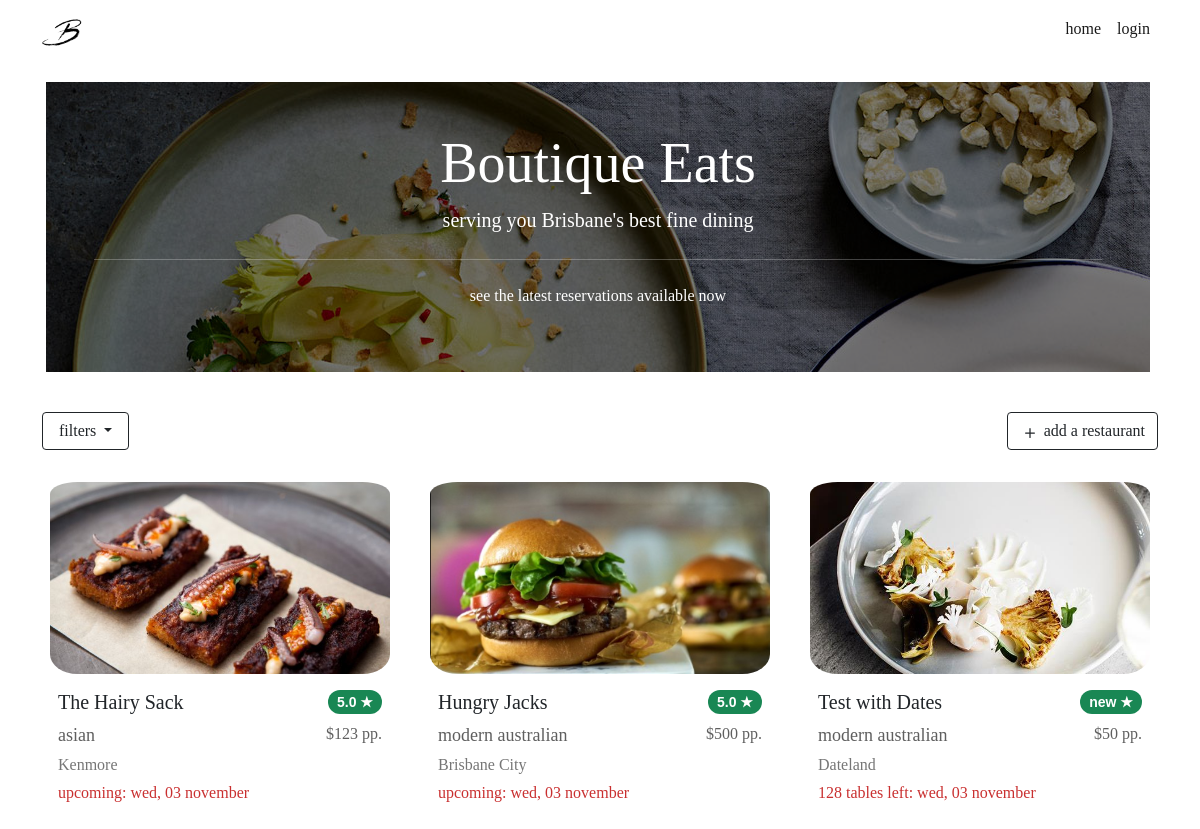
The page / on the database its author committed.
### website/models.py (models this page shows, shortened)
class Restaurant(db.Model):
    __tablename__ = 'restaurants'
    __table_args__ = {'extend_existing': True}
    restaurant_id = db.Column(db.Integer, primary_key=True)
    name = db.Column(db.String(100), nullable=False)
    street = db.Column(db.String(150), nullable=False)
    suburb = db.Column(db.String(50), nullable=False)
    max_reservations = db.Column(db.Integer)
    caption = db.Column(db.String(200), nullable=False)
    description = db.Column(db.String(400), nullable=False)
    price = db.Column(db.Integer)
    cuisine_type = db.Column(db.String(30), nullable=False)
    num_courses = db.Column(db.Integer, nullable=False)
    website = db.Column(db.String(400))
    image = db.Column(db.String(400), nullable=False)
    comments = db.relationship('Comment', backref='restaurant')
    statuses = db.relationship('RestaurantStatus', backref='restaurant')
    opening_hours = db.relationship('RestaurantOpeningHours', backref='restaurant')
    reservations = db.relationship('Reservation', backref='restaurant')
    user_id = db.Column(db.Integer, db.ForeignKey('users.id'))

class RestaurantStatus(db.Model):
    __tablename__ = 'restaurantstatuses'
    __table_args__ = {'extend_existing': True}
    restaurant_status_id = db.Column(db.Integer, primary_key=True)
    status = db.Column(db.String(100), nullable=False)
    at_time = db.Column(db.DateTime, default=datetime.now())
    restaurant_id = db.Column(db.Integer, db.ForeignKey('restaurants.restaurant_id'))

### website/views.py (the view)
@bp.route('/')
def index():
    filtered_form = FilterRestaurantsForm()
    restaurants = Restaurant.query.all()
    booking_space = []
    is_open_today = []
    for restaurant in restaurants:
        set_todays_status(restaurant)
        booking_space.append(restaurant_space(restaurant, date.today()))
        is_open_today.append(check_open_today(restaurant, date.today()))
    return render_template("index.html", restaurants=restaurants, filter_form = filtered_form, booking_space = booking_space, today=date.today(), is_open_today = is_open_today)

### website/views.py (called while the page is built)
def restaurant_space(restaurant, space_on_date):
    current_booking_quantity = 0
    for reservation in restaurant.reservations:
        if (reservation.reservation_time.date() == space_on_date):
            current_booking_quantity += reservation.quantity
    return restaurant.max_reservations - current_booking_quantity

def set_todays_status(restaurant):
    if restaurant.statuses[-1].status != "inactive":
        if restaurant.statuses[-1].at_time.date() != date.today():
            restaurant_status = RestaurantStatus(status="upcoming",
                                            restaurant=restaurant)
            db.session.add(restaurant_status)
            db.session.commit()

def check_open_today(restaurant, time_to_check):
    for day_tuple in restaurant.opening_hours:
        if (day_tuple.day_of_the_week.lower() == time_to_check.strftime("%A").lower()):
            return True
    return False

### website/templates/index.html (shortened to what this page needs)
{% extends 'base.html' %}
{% block content %}
<div class="container">
    <div class="row me-4 mt-auto">
        <div class="p-5 rounded-lg m-3"
            style="color: #ffffff; background: linear-gradient( rgba(0, 0, 0, 0.5), rgba(0, 0, 0, 0.5) ), url('../static/image/banner_many.jpg');">
            <h1 class="display-4 text-center">Boutique Eats</h1>
            <p class="lead text-center">serving you Brisbane's best fine dining</p>
            <hr class="my-4">
            <p class="text-center">see the latest reservations available now</p>
        </div>
    </div>
</div>
<div class="container">
    <div class="row mt-4 mb-2">
        <div class="col-6">
            <button class="btn btn-outline-dark dropdown-toggle px-3" type="button" data-bs-toggle="collapse"
                data-bs-target="#filterMenu" aria-expanded="false" aria-controls="filterMenu">
                filters
            </button>
        </div>
        <div class="col-6">
            <a class="btn btn-outline-dark float-end" href="{{url_for('main.createrestaurant')}}" role="button">
                <svg xmlns="http://www.w3.org/2000/svg" width="20" height="20" fill="currentColor" class="bi bi-plus"
                    viewBox="0 0 16 16">
                    <path
                        d="M8 4a.5.5 0 0 1 .5.5v3h3a.5.5 0 0 1 0 1h-3v3a.5.5 0 0 1-1 0v-3h-3a.5.5 0 0 1 0-1h3v-3A.5.5 0 0 1 8 4z" />
                </svg>
                add a restaurant
            </a>
        </div>
    </div>
</div>
<div class="container">
    <div class="row mt-3 mt-lg-4 mt-sm-4">
        {% for restaurant in restaurants %}
        <div class="col-lg-4 col-md-12 pb-5 pb-lg-2 pb-md-5 pb-sm-4">
            <div class="card">
                <img src="{{ restaurant.image }}" class="card-img-top px-2 pt-2" alt="{{ restaurant.name }}">
                <div class="card-body">
                    <div class="row">
                        <div class="col-6 col-lg-8 col-md-6">
                            <div class="card-title">
                                <h5>{{ restaurant.name }} </h5>
                            </div>
                        </div>
                        <div class="col-6 col-lg-4 col-md-6">
                            {% set average = [] %}
                            <span class="badge rounded-pill bg-success float-end">
                                {% if average|count > 0 %}
                                {{ average | sum / average | count}}
                                {% else %}
                                new
                                {% endif %}
                                &#9733;</span>
                        </div>
                    </div>
                    <div class="row">
                        <div class="col-8 col-lg-6">
                            <p class="card-text card-cuisine">
                                {{ restaurant.cuisine_type }}
                            </p>
                        </div>
                        <div class="col-4 col-lg-6 card-price">
                            ${{ restaurant.price }} pp.
                        </div>
                    </div>
                    <div class="row mt-1">
                        <div class="card-text card-location">
                            {{ restaurant.suburb }}
                        </div>
                    </div>
                    <div class="row mt-1">
                        <div class="card-text card-seats">
                            {% if restaurant.statuses[-1].status == "upcoming" %}
                            {% if is_open_today[loop.index - 1] %}
                            {{ booking_space[loop.index - 1] }} tables left:
                            {% else %}
                            {{ restaurant.statuses[-1].status }}:
                            {% endif %}
                            {% else %}
                            {{ restaurant.statuses[-1].status }}:
                            {% endif %}
                            {{restaurant.statuses[-1].at_time.strftime("%a, %d %B").lower() }}
                        </div>
                    </div>
                </div>
            </div>
        </div>
        {% endfor %}
    </div>
</div>
{% endblock %}

### website/templates/base.html (shortened to what this page needs)
<!DOCTYPE html>
<html lang="en">
<head>
    <link href="https://cdn.jsdelivr.net/npm/bootstrap@5.0.0-beta3/dist/css/bootstrap.min.css" rel="stylesheet"
>
    <link rel="stylesheet" href="../static/css/stylesheet.css">
</head>
<main>
    <body>
        <header>
            <nav class="navbar navbar-expand-sm navbar-light">
                <div class="container">
                    <a class="navbar-brand" href="{{url_for('main.index')}}">
                        <img src=" ../static/image/logo.png" width="40" height="40">
                    </a>
                    <div class="collapse navbar-collapse" id="navbarNavDropdown">
                        <div class="navbar-nav ms-auto mb-2">
                            <a class="nav-link active" href="{{url_for('main.index')}}">home</a>
                            {% if current_user.is_authenticated %}
                            <a class="nav-link disabled" tabindex="-1">welcome {{current_user.name}}</a>
                            <a class="nav-link active" href="{{url_for('main.bookings')}}">view booking history</a>
                            <a class="nav-item nav-link" href="{{ url_for('auth.logout') }}">log out</a>
                            {% else %}
                            <a class="nav-link active" href="{{url_for('auth.login')}}">login</a>
                            {% endif %}
                        </div>
                    </div>
                </div>
            </nav>
        </header>
        {% import "bootstrap/wtf.html" as wtf %}
        {% block content %}
        {% endblock %}
    </body>
</main>
</html>

### website/static/css/stylesheet.css (style rules this page uses)
body { font-family: Didot, Palatino, Perpetua, serif; }
.card { border-radius: 5%; border: none; }
.card-img-top { width: 100%; height: 25vh; object-fit: cover; border-radius: 10%; }
.card-title { font-weight: bold; }
.card-text { font-size: 18px; }
.card-seats { font-size: 16px; color: #c93030; }
.card-cuisine { text-align: left; color: #5f5f5f; }
.card-price { text-align: right; font-size: 16px; color: #5f5f5f; }
.card-location { text-align: left; font-size: 16px; color: #767676; }
span.badge { font-size: 14px; font-family: Candara, sans-serif; }

### rows shown on the page
Restaurant: image (picture), name "The Hairy Sack", average "5.0", cuisine_type "asian", price "123", suburb "Kenmore", status "upcoming", at_time "wed, 03 november"
Restaurant: image (picture), name "Hungry Jacks", average "5.0", cuisine_type "modern australian", price "500", suburb "Brisbane City", status "upcoming", at_time "wed, 03 november"
Restaurant: image (picture), name "Test with Dates", shows "new", cuisine_type "modern australian", price "50", suburb "Dateland", max_reservations "128", at_time "wed, 03 november"
